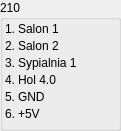
   <widget class="QGroupBox" name="groupBox_6">
    <property name="geometry">
     <rect>
      <x>1450</x>
      <y>219</y>
      <width>121</width>
      <height>131</height>
     </rect>
    </property>
    <property name="maximumSize">
     <size>
      <width>200</width>
      <height>135</height>
     </size>
    </property>
    <property name="title">
     <string>210</string>
    </property>
    <layout class="QFormLayout" name="formLayout_4">
     <property name="horizontalSpacing">
      <number>3</number>
     </property>
     <property name="verticalSpacing">
      <number>3</number>
     </property>
     <property name="leftMargin">
      <number>2</number>
     </property>
     <property name="topMargin">
      <number>2</number>
     </property>
     <property name="rightMargin">
      <number>2</number>
     </property>
     <property name="bottomMargin">
      <number>2</number>
     </property>
     <item row="0" column="0">
      <widget class="QLabel" name="label_175">
       <property name="text">
        <string>1.</string>
       </property>
      </widget>
     </item>
     <item row="0" column="1">
      <widget class="QLabel" name="label_176">
       <property name="text">
        <string>Salon 1</string>
       </property>
      </widget>
     </item>
     <item row="1" column="0">
      <widget class="QLabel" name="label_177">
       <property name="text">
        <string>2.</string>
       </property>
      </widget>
     </item>
     <item row="1" column="1">
      <widget class="QLabel" name="label_178">
       <property name="text">
        <string>Salon 2</string>
       </property>
      </widget>
     </item>
     <item row="2" column="0">
      <widget class="QLabel" name="label_179">
       <property name="text">
        <string>3.</string>
       </property>
      </widget>
     </item>
     <item row="2" column="1">
      <widget class="QLabel" name="label_180">
       <property name="text">
        <string>Sypialnia 1</string>
       </property>
      </widget>
     </item>
     <item row="3" column="0">
      <widget class="QLabel" name="label_182">
       <property name="text">
        <string>4.</string>
       </property>
      </widget>
     </item>
     <item row="3" column="1">
      <widget class="QLabel" name="label_181">
       <property name="text">
        <string>Hol 4.0</string>
       </property>
      </widget>
     </item>
     <item row="4" column="1">
      <widget class="QLabel" name="label_544">
       <property name="text">
        <string>GND</string>
       </property>
      </widget>
     </item>
     <item row="5" column="1">
      <widget class="QLabel" name="label_548">
       <property name="text">
        <string>+5V</string>
       </property>
      </widget>
     </item>
     <item row="4" column="0">
      <widget class="QLabel" name="label_642">
       <property name="text">
        <string>5.</string>
       </property>
      </widget>
     </item>
     <item row="5" column="0">
      <widget class="QLabel" name="label_643">
       <property name="text">
        <string>6.</string>
       </property>
      </widget>
     </item>
    </layout>
   </widget>
